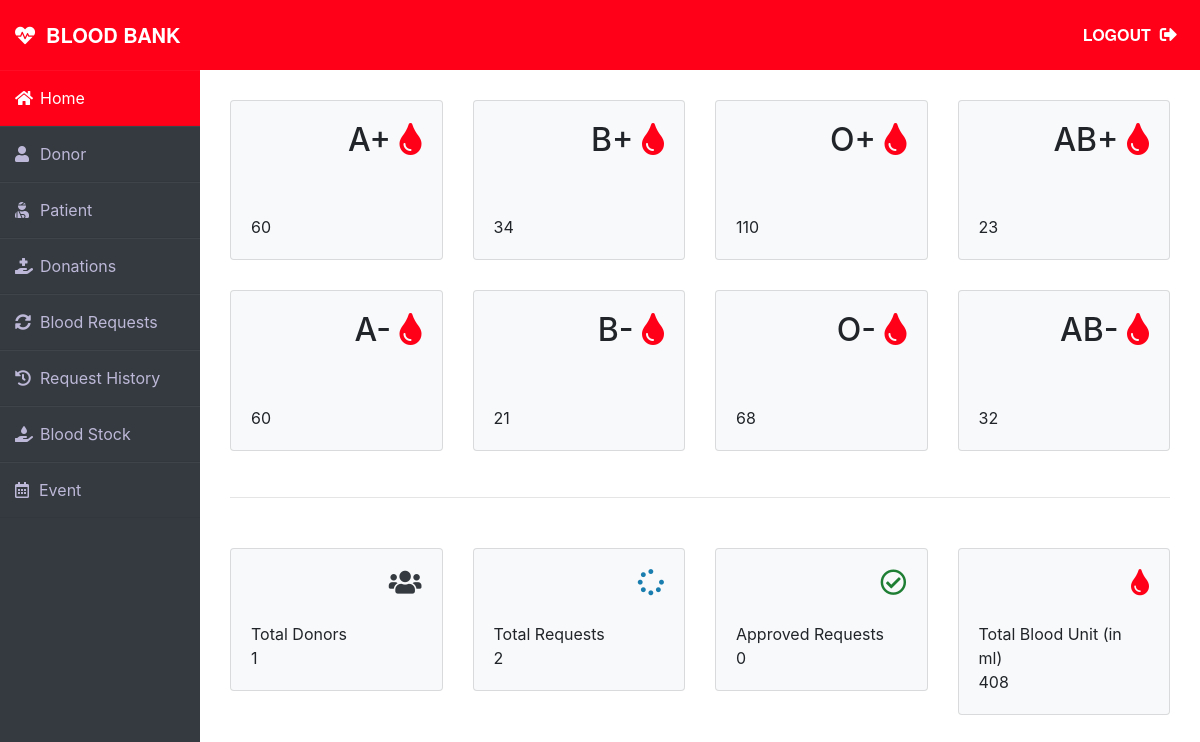
Page /blood-admin/index.php (signed in) on the committed database.
### tables this page shows
CREATE TABLE `blood_stock` (
  `id` int(11) NOT NULL,
  `bloodgroup` varchar(255) NOT NULL,
  `quantity` int(11) NOT NULL
);

### blood-admin/index.php (the view, shortened to what this page needs)
<?php
    include "include/init.php";
    include("include/header.php");
    include("include/nav.php");
    $stmt = $connect->prepare("SELECT * FROM blood_stock WHERE bloodgroup = ?");
    $stmt->execute(["A-"]);
    $bloodAn = $stmt->fetch();
    $stmt = $connect->prepare("SELECT * FROM blood_stock WHERE bloodgroup = ?");
    $stmt->execute(["A+"]);
    $bloodAB = $stmt->fetch();
    $stmt = $connect->prepare("SELECT * FROM blood_stock WHERE bloodgroup = ?");
    $stmt->execute(["B-"]);
    $bloodBn = $stmt->fetch();
    $stmt = $connect->prepare("SELECT * FROM blood_stock WHERE bloodgroup = ?");
    $stmt->execute(["B+"]);
    $bloodBB = $stmt->fetch();
    $stmt = $connect->prepare("SELECT * FROM blood_stock WHERE bloodgroup = ?");
    $stmt->execute(["O-"]);
    $bloodOn = $stmt->fetch();
    $stmt = $connect->prepare("SELECT * FROM blood_stock WHERE bloodgroup = ?");
    $stmt->execute(["O+"]);
    $bloodOB = $stmt->fetch();
    $stmt = $connect->prepare("SELECT * FROM blood_stock WHERE bloodgroup = ?");
    $stmt->execute(["AB-"]);
    $bloodABn = $stmt->fetch();
    $stmt = $connect->prepare("SELECT * FROM blood_stock WHERE bloodgroup = ?");
    $stmt->execute(["AB+"]);
    $bloodABB = $stmt->fetch();
    $stmt = $connect->prepare("SELECT * FROM donor");
    $stmt->execute();
    $donors = $stmt->rowCount();
    $stmt = $connect->prepare("SELECT * FROM patient_blood_request");
    $stmt->execute();
    $request = $stmt->rowCount();
    $stmt = $connect->prepare("SELECT * FROM patient_blood_request WHERE status = ?");
    $stmt->execute(["approved"]);
    $requestApproved = $stmt->rowCount();
?>
<div class="wrapper ">
  <div class="main_content-card">
    <div class="row">
        <div class="col-sm-3">
          <div class="card card-bloods bg-light">
            <div class="card-body">
                <div class="blood">
                    <h2>A+ <i class="fas fa-tint"></i></h2>
                </div><br><br>
                <div>
                    <?= $bloodAB['quantity'] ?>
                </div>
            </div>
          </div>
        </div>
        <div class="col-sm-3">
            <div class="card card-bloods bg-light">
                <div class="card-body">
                    <div class="blood">
                        <h2>B+ <i class="fas fa-tint"></i></h2>
                    </div><br><br>
                    <div>
                        <?= $bloodBB['quantity'] ?>
                    </div>
                </div>
              </div>
        </div>
        <div class="col-sm-3">
            <div class="card card-bloods bg-light">
                <div class="card-body">
                    <div class="blood">
                        <h2>O+ <i class="fas fa-tint"></i></h2>
                    </div><br><br>
                    <div>
                    <?= $bloodOB['quantity'] ?>
                    </div>
                </div>
              </div>
          </div>
          <div class="col-sm-3">
            <div class="card card-bloods bg-light">
                <div class="card-body">
                    <div class="blood">
                        <h2>AB+ <i class="fas fa-tint"></i></h2>
                    </div><br><br>
                    <div>
                        <?= $bloodABB['quantity'] ?>
                    </div>
                </div>
              </div>
          </div>
      </div>
      <div class="row">
        <div class="col-sm-3">
          <div class="card card-bloods bg-light">
            <div class="card-body">
                <div class="blood">
                    <h2>A- <i class="fas fa-tint"></i></h2>
                </div><br><br>
                <div>
                    <?= $bloodAn['quantity'] ?>
                </div>
            </div>
          </div>
        </div>
        <div class="col-sm-3">
            <div class="card card-bloods bg-light">
                <div class="card-body">
                    <div class="blood">
                        <h2>B- <i class="fas fa-tint"></i></h2>
                    </div><br><br>
                    <div>
                        <?= $bloodBn['quantity'] ?>
                    </div>
                </div>
              </div>
        </div>
        <div class="col-sm-3">
            <div class="card card-bloods bg-light">
                <div class="card-body">
                    <div class="blood">
                        <h2>O- <i class="fas fa-tint"></i></h2>
                    </div><br><br>
                    <div>
                        <?= $bloodOn['quantity'] ?>
                    </div>
                </div>
              </div>
          </div>
          <div class="col-sm-3">
            <div class="card card-bloods bg-light">
                <div class="card-body">
                    <div class="blood">
                        <h2>AB- <i class="fas fa-tint"></i></h2>
                    </div><br><br>
                    <div>
                        <?= $bloodABn['quantity'] ?>
                    </div>
                </div>
              </div>
          </div>
      </div>
<hr>
<div class="total-card-blood">
    <div class="row">
      <div class="col-sm-3">
        <div class="card bg-light">
          <div class="card-body">
              <div class="blood">
                  <i class="fas fa-users"></i>
              </div><br>
              <div>
                  Total Donors <br>
                    <?= $donors ?>
              </div>
          </div>
        </div>
      </div>
      <div class="col-sm-3">
          <div class="card bg-light">
              <div class="card-body">
                  <div class="blood">
                      <i class="fas fa-spinner"></i>
                  </div><br>
                  <div>
                      Total Requests <br>
                        <?= $request ?>
                </div>
              </div>
            </div>
      </div>
      <div class="col-sm-3">
          <div class="card bg-light">
              <div class="card-body">
                  <div class="blood">
                      <i class="far fa-check-circle"></i>
                  </div><br>
                  <div>
                      Approved Requests <br>
                        <?= $requestApproved ?>
                </div>
              </div>
            </div>
        </div>
        <div class="col-sm-3">
          <div class="card bg-light">
              <div class="card-body">
                  <div class="blood">
                      <i class="fas fa-tint total-card-fa"></i>
                  </div><br>
                  <div>
                      Total Blood Unit (in ml) <br>
                        <?= $bloodAB['quantity'] + $bloodAn['quantity'] + $bloodBB['quantity'] + $bloodBn['quantity'] + $bloodABB['quantity'] + $bloodABn['quantity'] + $bloodOB['quantity'] + $bloodOn['quantity'] ?>
                 </div>
              </div>
            </div>
        </div>
     </div>
   </div>
  </div>
</div>
<?php include("include/footer.php") ?>

### blood-admin/layout/css/main.css (style rules this page uses)
body { overflow-x: hidden; }
.wrapper { margin: 0 auto;display: flex; }
.main_content-card { width: 100%; margin-left: 230px; margin-right: 30px; margin-top: 100px; }
.main_content-card .card-bloods { margin-bottom: 30px; }
.main_content-card .card-bloods h2 { text-align: end; }
.main_content-card .card-bloods i { color:#ff0018 }
.total-card-blood { margin: 50px 0; }
.total-card-blood .blood { text-align: end; }
.total-card-blood .fa-users { color:#343a40; font-size: 3ex; }
.total-card-blood .fa-spinner { color: #197eaf; font-size: 3ex; }
.total-card-blood .fa-check-circle { color:#1e7e34; font-size: 3ex; }
.total-card-blood .total-card-fa { color:#ff0018; font-size: 3ex; }

### rows in the picture
blood_stock: quantity "60"
blood_stock: quantity "34"
blood_stock: quantity "110"
blood_stock: quantity "23"
blood_stock: quantity "60"
blood_stock: quantity "21"
blood_stock: quantity "68"
blood_stock: quantity "32"

### other values in the picture
$donors "1"
$request "2"
$requestApproved "0"
